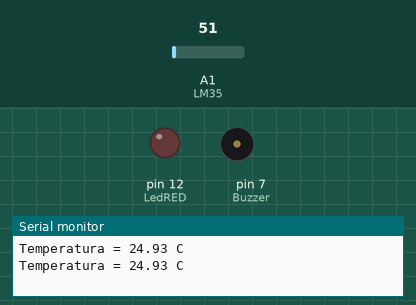
Recording of a sketch running on a simulated Arduino Uno, built with avr-gcc and run on an emulated ATmega328P. On the bench: output pins drawn as LEDs (lit = HIGH), buzzer (waves = sounding), the last lines printed to the serial monitor. The test bench sets the inputs (shaded band); at power-on: A1 (LM35) = 51. Pins used as bus, display or sensor lines are not drawn.

Above: at 2.8 s.
2.9 s: A1 (LM35) set to 67
At 5.5 s:
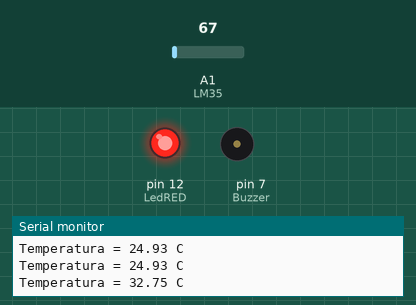
8.5 s: A1 (LM35) set to 61
At 10.2 s:
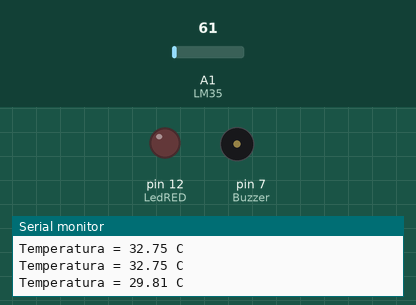
11.2 s: A1 (LM35) set to 71
At 13.4 s:
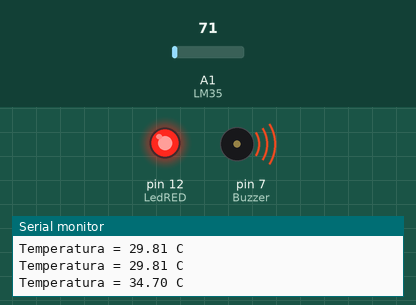
17.2 s: A1 (LM35) set to 30
At 18.3 s:
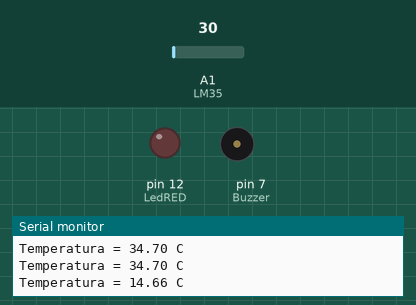
Timing chart, 0 to 20.2 s (numbered marks = the images above; inputs shaded):
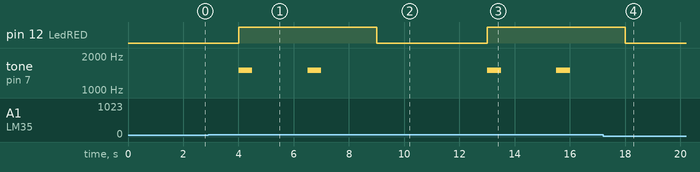

Measured:
- the behaviour switches between 61 and 62 on A1 (LM35) (found by bisection; images 0 and 1)
- after the input at 2.9 s, pin 12 (LedRED): LOW → HIGH after 1.1 s; tone on pin 7 (Buzzer): alternates 1500 Hz for 0.50 s and silent for 2.0 s, starting after 1.1 s
- after the input at 8.5 s, pin 12 (LedRED): HIGH → LOW after 0.50 s; tone on pin 7 (Buzzer): stays silent (without the input it goes to 1500 Hz after 0.50 s)
- after the input at 11.2 s, pin 12 (LedRED): LOW → HIGH after 1.8 s; tone on pin 7 (Buzzer): alternates 1500 Hz for 0.50 s and silent for 2.0 s, starting after 1.8 s
- after the input at 17.2 s, pin 12 (LedRED): HIGH → LOW after 0.81 s; tone on pin 7 (Buzzer): stays silent (without the input it goes to 1500 Hz after 0.81 s)

The sketch:

sensor_alarme_temp.ino
```cpp
//Sensor de temperatura usando COM LED E TRANSISTOR LM35
// NOME: Augusto Fabiano Abranches


const int LM35 = A1; // saida do LM35.
const int Buzzer = 7; // entrada buzzer: 13
const int LedRED = 12; // SAIDA LED: 12
float temperatura; // variavel temperatura medida.
float valorlido;

void setup()
{
  Serial.begin(9600);
  pinMode(Buzzer, OUTPUT);
  pinMode(LedRED, OUTPUT);
}

void loop()
{
  temperatura = (float(analogRead(LM35))*5/(1023))/0.01;
  Serial.print("Temperatura = "); //mostra valor na tela
  Serial.print(temperatura);
  Serial.println(" C");

  if(temperatura > 30){ // 30ºC
    digitalWrite(Buzzer, HIGH); //aciona o buzzer
    digitalWrite(LedRED, HIGH);  //aciona o led
    tone (Buzzer,1500);
    delay(500);
    noTone(Buzzer);
  }
  else{
    digitalWrite(Buzzer, LOW);
    digitalWrite(LedRED, LOW);
  }
  delay(2000);
}
```
